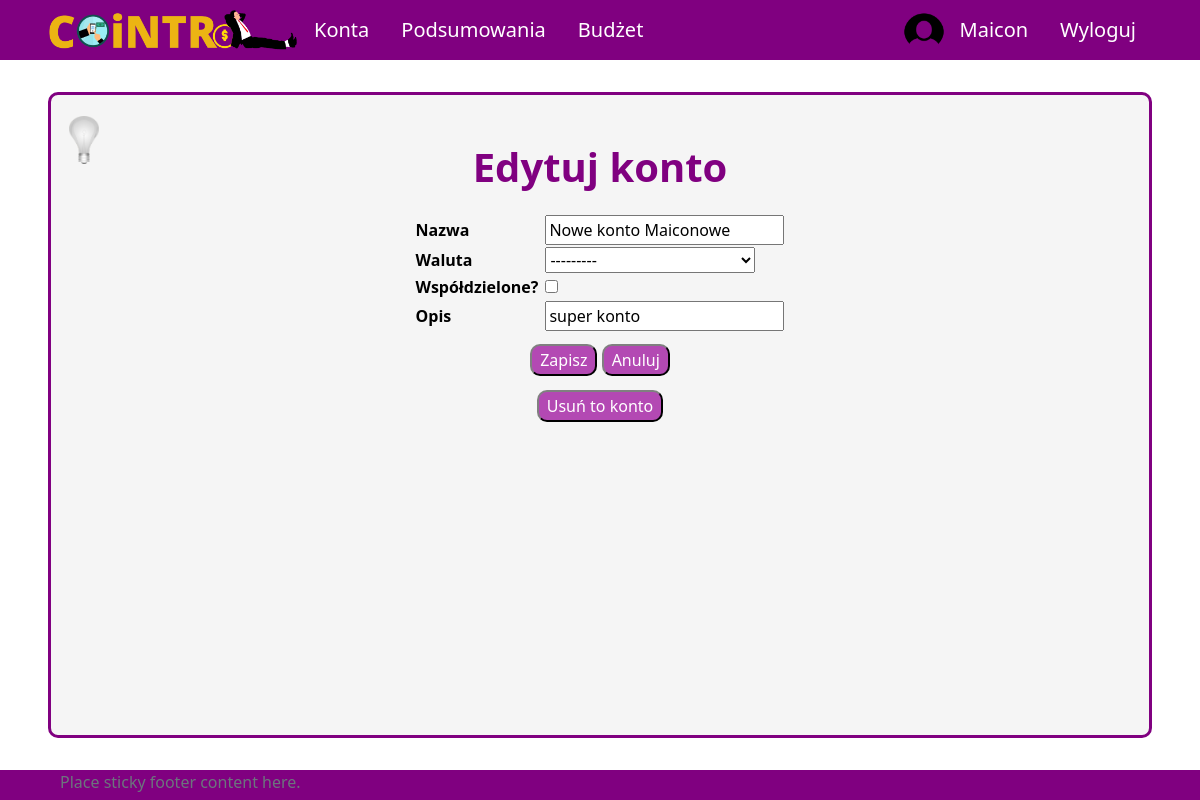
/account/8a6f49f3-76fe-4a6f-bf2f-837ed548b2f6/edit (signed in), run on an earlier commit of the app's database.
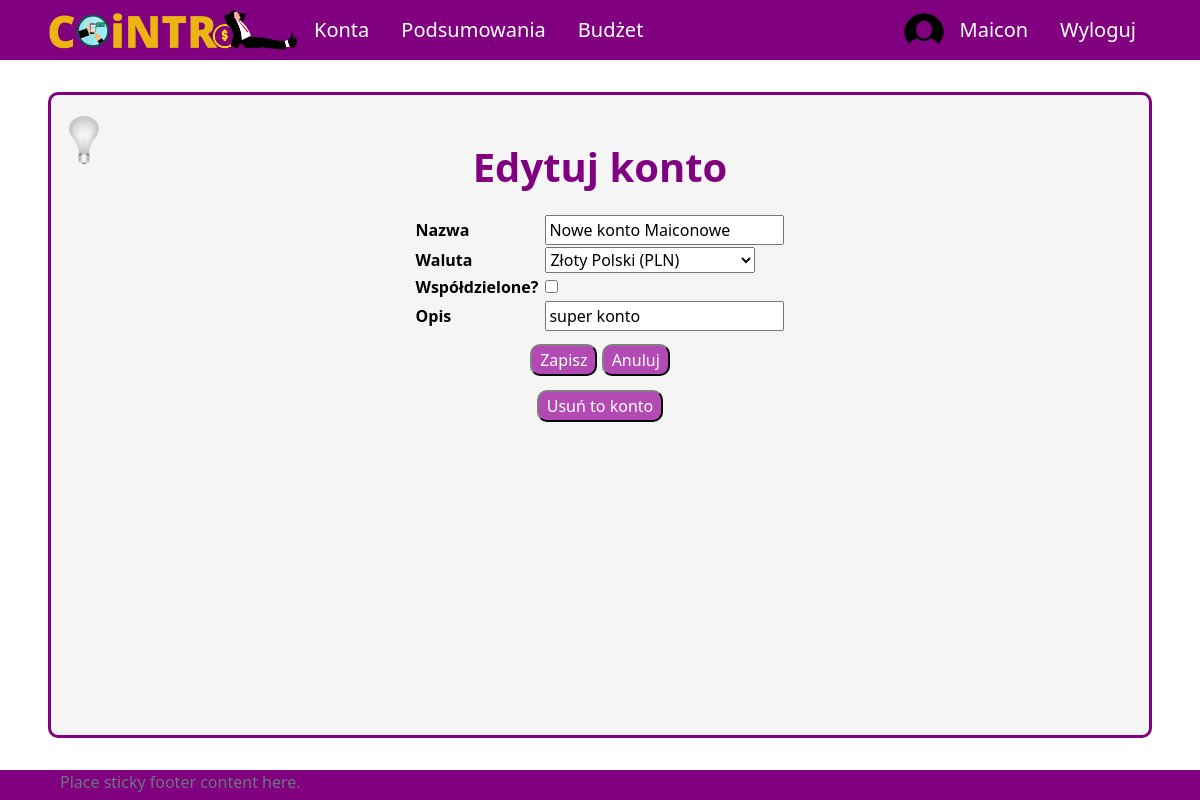
And on a later commit of the database.
### aplication/models.py (models this page shows, shortened)
class Account(models.Model):
    owner = models.ForeignKey(Profile, null=True, blank=True, on_delete=models.CASCADE)
    name = models.CharField(max_length=30)
    currency = models.ForeignKey(Currency, on_delete=models.SET_NULL, null=True)
    is_shared = models.BooleanField(default=False)
    description = models.CharField(max_length=100, null=True, blank=True)
    id = models.UUIDField(default=uuid.uuid4, unique=True, primary_key=True, editable=False)
    def __str__(self):
        return self.name
    def get_users(self):
        return Profile.objects.filter(id__in=User_Account.objects.filter(id_account=self.id).values_list('id_user'))

### aplication/decorators.py (the view)
    def blockFromNotAssigned(*args, **kwargs):
        request = args[0]
        pk = kwargs.get('pk', None)
        if pk is not None:
            users = get_object_or_404(Account, id=pk).get_users()
            if request.user.profile not in users:
                return HttpResponseForbidden()
        return func(*args, **kwargs)

### aplication/forms.py
class AccountForm(ModelForm):
    class Meta:
        model = Account
        fields = ['name', 'currency','is_shared' ,'description']
        labels = {
            'name' : 'Nazwa',
            'currency' : 'Waluta',
            'is_shared' : 'Współdzielone?',
            'description' : 'Opis'
        }

### UsersApp/models.py (called while the page is built)
    def __str__(self):
        return "{}".format(self.name)

### aplication/views/account_views.py (called while the page is built)
@login_required(login_url='login')
@permission_required
def editAccount(request, pk):
    account = get_object_or_404(Account, id=pk)
    form = AccountForm(request.POST or None, instance=account)
    if request.method == "POST":
        if form.is_valid():
            account = form.save(commit=False)
            account.save()
            return redirect('account', pk=account.id)
    context = {'form' : form, 'option': "edit", 'account': account}
    return render(request, 'application/account/account-form.html', context)

### templates/application/account/account-form.html (shortened to what this page needs)
{% extends 'application/base.html' %}
{% block content %}
{% if option == "add" %}
<div class="title">
    <h1>Utwórz konto</h1>
</div>
<div class="content">
    <form method="POST">
        {% csrf_token %}
        <table>
        {% for field in form %}
        <tr>
            <td><label class="bold">{{field.label}}</label></td>
            <td><span class="field">{{field}}</span></td>
        </tr>
        {% endfor %}
        </table>
        <div>
            <button class="button" type="submit">Utwórz</button>
            <button type="button" class="button"><a class="inbutton" href="{% url 'all-accounts' %}">Anuluj</a></button>
        </div>
    </form>
</div>
{% elif option == "edit" %}
<div class="title">
    <h1>Edytuj konto</h1>
</div>
<div class="content">
    <form method="POST">
        <table>
            {% for field in form %}
            <tr>
                <td><label class="bold">{{field.label}}</label></td>
                <td><span class="field">{{field}}</span></td>
            </tr>
            {% endfor %}
            </table>
        <p class="buttons-close">
            <button class="button" type="submit">Zapisz</button>
            <button type="button" class="button"><a class="inbutton" href="{% url 'account' account.id %}">Anuluj</a></button>
        </p>
        <p class="buttons-close">
            <button class="button" type="button">
                <a class="inbutton" href="{% url 'delAccount' account.id %}" onclick=
        "return confirm('Czy napewno chcesz usunąć konto {{account}}?')">Usuń to konto</a>
            </button>
    </p>
    </form>
</div>
{% endif %}
{% endblock %}

### templates/application/base.html (shortened to what this page needs)
{%load static%}
<!DOCTYPE html>
<html lang="pl">
<head>
    <link href="https://cdn.jsdelivr.net/npm/bootstrap@5.2.2/dist/css/bootstrap.min.css" rel="stylesheet">
    <link rel="stylesheet" type="text/css" href="{% static 'css/style.css' %}">
</head>
<body onload="checkColorMode()">
    <nav class="nav">
        {% if user.is_authenticated %}
        <ul class="nav justify-content-start">
            <li class="nav-item"><a id="logo-link" class="nav-link" href="{% url 'home' %}">
                <img onmouseover="logoHover()" onmouseout="logoOut()" id="app-logo" src="{% static 'images/logo.png' %}">
            </a>
            <li class="nav-item"><a class="nav-link" href="{% url 'all-accounts' %}">Konta</a></li>
            <li class="nav-item"><a class="nav-link" href="{% url 'summary' %}">Podsumowania</a></li>
            <li class="nav-item"><a class="nav-link" href="{% url 'budget' %}">Budżet</a></li>
        </ul>
        <ul class="nav justify-content-end">
            <img src="{% static 'images/circle_user_image.png' %}", style="border-radius: 50%; width: 40px;">
            <li class="nav-item"><a class="nav-link" href="{% url 'profile' %}">{{ user.username }}</a></li>
            <li class="nav-item"><a class="nav-link" href="{% url 'logout' %}">Wyloguj</a></li>
        </ul>
        {% endif %}
    </nav>
    <div id = "site-content">
        <button onclick="darkMode()" id="dark-mode-button"><img id="light-bulb" src="{% static 'images/bulb_off.png' %}" /></button>
        {% block content %}
        {% endblock %}
    </div>
    <footer class="footer">
        <div class="container">
            <span class="text-muted">Place sticky footer content here.</span>
        </div>
    </footer>
</body>
</html>

### aplication/static/css/style.css (style rules this page uses)
body { background-color: white; color: black; }
a.nav-link { color: white; font-size: 20px; }
ul.nav { align-items: center; }
nav.nav { height: 60px; background-color: purple; justify-content: space-between; padding-left: 4vw; padding-right: 4vw; }
#logo-link { padding: 0; }
#app-logo { width: 250px; }
#site-content { min-height: calc(100vh - 60px - 8vh - 30px); margin-top: 4vh; margin-bottom: 4vh; margin-left: 4vw; margin-right: 4vw; padding-left: 1vw; padding-right: 1vw; padding-top: 1vh; padding-bottom: 1vh; border: 3px solid purple; border-radius: 10px; background-color: whitesmoke; position: relative; }
#dark-mode-button { position: absolute; top: 20px; }
#dark-mode-button > img { width: 30px; }
div.title { padding-top: 5vh; display: flex; align-items: center; flex-direction: column; }
div.title h1 { color: purple; font-size: 40px; font-weight: bold; }
div.content { margin-top: 15px; }
form { display: flex; flex-direction: column; align-items: center; }
form > table { margin-bottom: 5px; }
span.field { margin-left: 5px; }
p.buttons-close { margin: 7px 0px; }
.button { background-color: rgba(163, 31, 163, 0.8); color: white; padding: 2px 8px; border: 2px solid; border-radius: 10px; border-color: grey black black grey; text-decoration: none; }
.bold { font-weight: bold; }
.inbutton { color: white; text-decoration: none; }
footer { height: 30px; background-color: purple; justify-content: space-between; padding-left: 4vw; padding-right: 4vw; }
button { background-color: rgba(0, 0, 0, 0); border: none; }

What changed in the data, as far as the page shows it:
changed Account "Nowe konto Maiconowe": currency "---------" → "Złoty Polski (PLN)"
